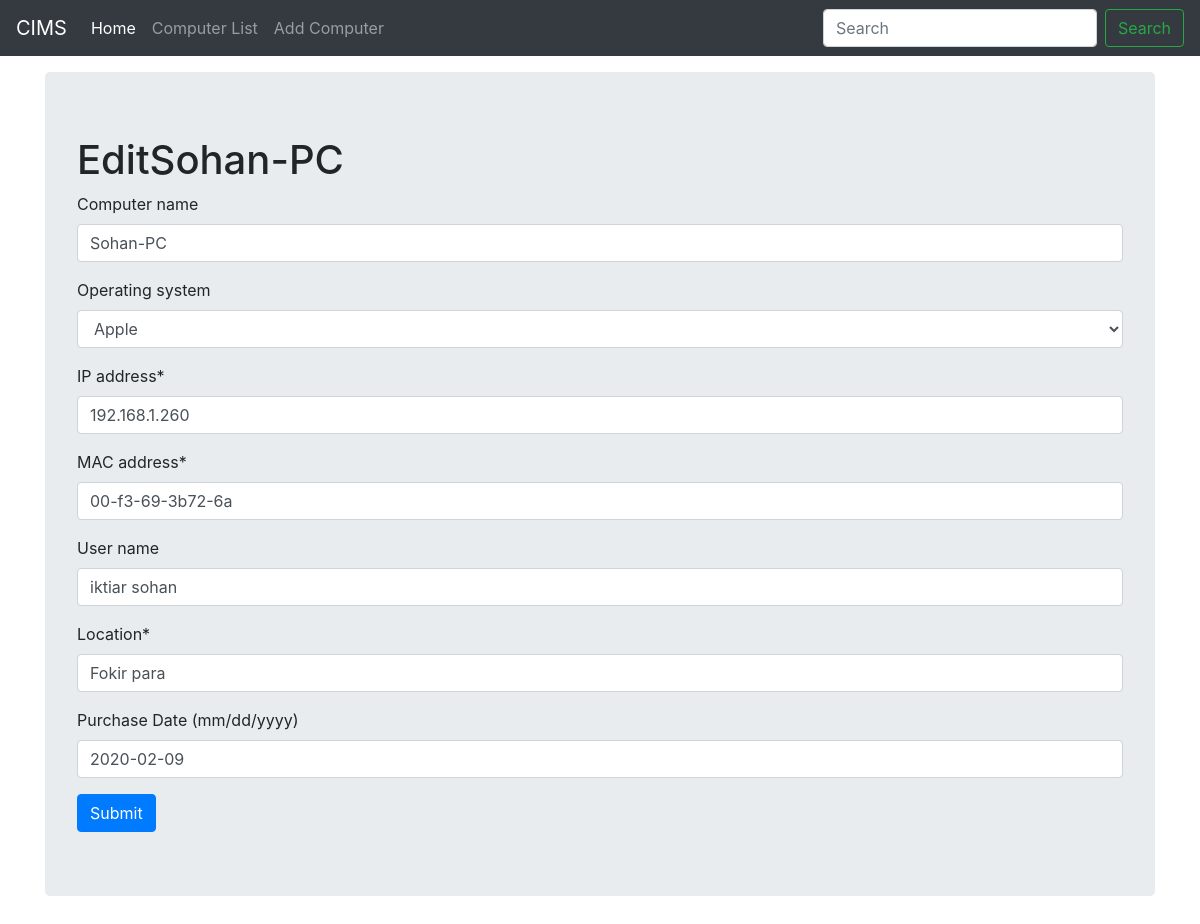
The app's page /computer_edit/3/ with its own data.
### djangoapp/models.py (models this page shows, shortened)
class Computer(models.Model):
    computer_name = models.CharField(max_length=30, blank = True)
    operating_system = models.ForeignKey(Operating_system,max_length = 30, blank = True, null = True, on_delete = models.SET_NULL)
    IP_address = models.CharField(max_length=30)
    MAC_address = models.CharField(max_length=30)
    user_name = models.CharField(max_length=30, blank = True)
    location = models.CharField(max_length=30)
    purchase_date = models.DateField("Purchase Date (mm/dd/yyyy)",auto_now_add = False, auto_now = False, blank=True, null = True)
    timestamp = models.DateField(default=timezone.now, blank = True)
    export_to_CSV = models.BooleanField(default=False)

class Operating_system(models.Model):
    operating_system = models.CharField(max_length=30, blank=True)
    def __str__(self):
        return self.operating_system

### djangoapp/views.py (the view)
# urls.py: path('computer_edit/<str:pk>/', views.computer_edit, name = 'computer_edit'),
def computer_edit(request, pk):
    instance = Computer.objects.get(id=pk)
    form = ComputerForm(instance = instance)
    if request.method == 'POST':
        form = ComputerForm(request.POST, instance = instance)
        if form.is_valid():
            form.save()
            messages.success(request, 'Successfully Saved')
            return redirect('computer_list')
    context = {
        "title": 'Edit' + str(instance.computer_name),
        "instance": instance,
        "form": form
    }
    return render(request, 'task/computer_entry.html', context)

### djangoapp/forms.py (shortened to what this page needs)
class ComputerForm(forms.ModelForm):
    class Meta:
        model = Computer
        fields = ['computer_name', 'operating_system', 'IP_address', 'MAC_address', 'user_name', 'location', 'purchase_date']

### djangoapp/templates/task/computer_entry.html (shortened to what this page needs)
{% load static %}
{% load crispy_forms_tags %}
<!doctype html>
<html lang="en">
  <head>
<link href="{% static 'css/bootstrap.min.css' %}" rel="stylesheet">
    <link href="{% static 'css/navbar-top-fixed.css' %}" rel="stylesheet">
    <link href="{% static 'css/stylesheet.css' %}" rel="stylesheet">
    <link href="{% static 'js/jquery-ui-1.12.1/jquery-ui.min.css' %}" rel="stylesheet">
    <link href="{% static 'js/jquery-ui-1.12.1/jquery-ui.structure.min.css' %}" rel="stylesheet">
    <link href="{% static 'js/jquery-ui-1.12.1/jquery-ui.theme.min.css' %}" rel="stylesheet">
  </head>
  <body>{% include 'task/navbar.html' %}
<main role="main" class="container">
  <div class="jumbotron">
            <h1>{{ title }}</h1>
                <form method="POST" action="">
                    {{form|crispy}}
                    <input class="btn btn-primary" type="submit" value="Submit" >
                </form>
      </div>
</main>
    </body>
</html>

### djangoapp/static/css/navbar-top-fixed.css (style rules this page uses)
body { min-height: 75rem; padding-top: 4.5rem; }

### djangoapp/static/css/stylesheet.css (style rules this page uses)
body { background-color: rgb(255, 255, 255) }

### records on screen
Computer: computer_name "Sohan-PC", IP_address "192.168.1.260", MAC_address "00-f3-69-3b72-6a", user_name "iktiar sohan", location "Fokir para", purchase_date "2020-02-09"
Operating_system: operating_system "Apple"

### other values on screen
{{ title }} "EditSohan-PC"
